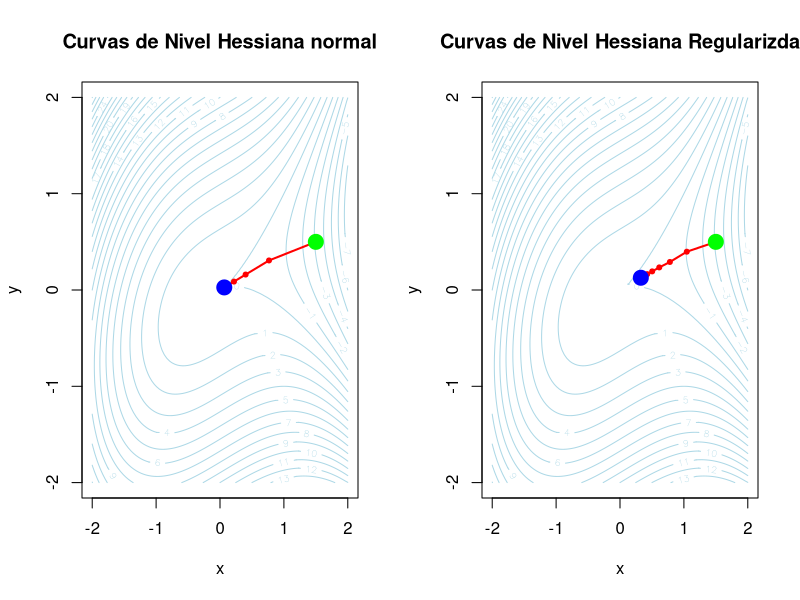
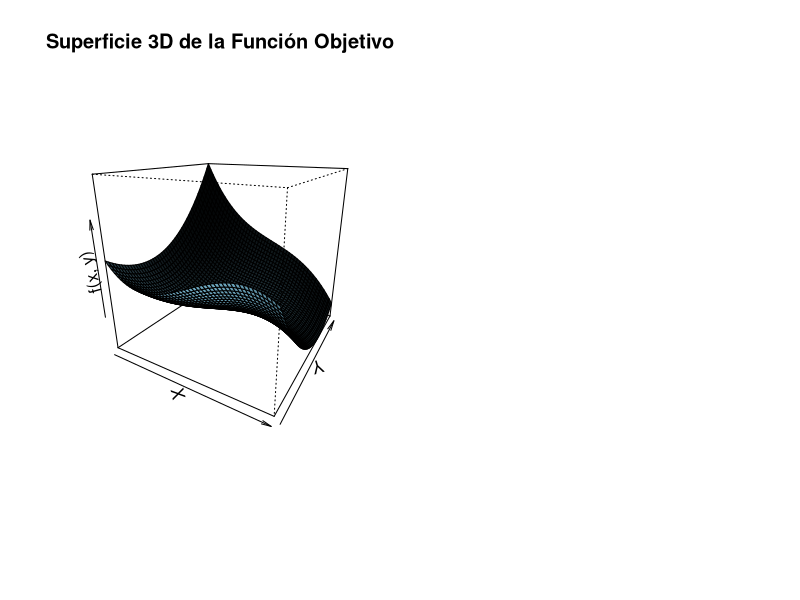

These charts were generated, in order, by the following R code:
# Definimos la función objetivo
f <- function(x) {
  return(0.5*(x[1]**2)  + 2.5*(x[2]**2) -2*x[1]*x[2]  - x[1]**3 )
}

#-------------------------------------------------------------------------------
# Definimos el vector gradiente de la función
gradiente_f <- function(x) {
  dx <- x[1] - 2*x[2] - 3*x[1]**2
  dy <- 5*x[2] - 2*x[1]
  return(c(dx, dy))
} 

#-------------------------------------------------------------------------------
# Definimos la matriz Hessiana de la función
hessiana_f <- function(x) {
  dxx <- 1 -6*x[1]
  dxy <- -2
  dyx <- -2
  dyy <- 5
  H <- matrix(c(dxx, dxy,
                dyx, dyy ), nrow = 2, byrow = TRUE)
  return(H)
}

#-------------------------------------------------------------------------------
# Definimos la matriz Hessiana regularizada de la función
hessiana_R <- function(x, delta = 1) {
  #llamamos a la hesiana normal
  H <- hessiana_f(x)
  #conseguimos los numeros de !!!VALORES PROPIOS!!!
  descomposicion <- eigen(H)
  
  # Ahora 'delta' está definido dentro del alcance de la función
  #C = Buscame el valor maximo de(DESCOMPOSICION y DEALTA)   
  #Evitamos que sea exponencial
  c <- pmax(descomposicion$values, delta) 
  
  I <- diag(nrow(H))
  
  # Reconstruir la matriz regularizada
  H_reg <- H - c * I
  return(H_reg)
}

#-------------------------------------------------------------------------------
#-------------------------------------------------------------------------------

# Parámetros del algoritmo
valor_inicial <- c(1.5, 0.5)
tol <- 1e-6
max_inter <- 10000  # Aumentamos las iteraciones por si acaso, aunque no sean necesarias aquí
iteraciones <- 0
iteraciones_r <- 0


Puntos_minimos_a_buscar <- c(0.06666666,0.02666666)
#-------------------------------------------------------------------------------
# Bucle del método de Newton
x_k_h <- valor_inicial
x_k_r <- valor_inicial

# necesario para graficar Hessiana normal
historial_x_H <- numeric(0)
historial_y_H <- numeric(0)
historial_f_H <- numeric(0)

# necesario para graficar Hessiana regularizada
historial_x_R <- numeric(0)
historial_y_R <- numeric(0)
historial_f_R <- numeric(0)

#-------------------------------------------------------------------------------
#Hessiana regularizada
for (i in 1:max_inter) {
  
  #guardamos los parametros "nuevos" de Hessina regularizada
  historial_x_R <- c(historial_x_R, x_k_r[1])
  historial_y_R <- c(historial_y_R, x_k_r[2])
  historial_f_R <- c(historial_f_R, f(x_k_r))
  
  iteraciones_r <- iteraciones_r + 1
  
  #-----------------------------------------------------------------------------
  # Calculamos el siguiente punto
  paso_newton_R <- solve(hessiana_R(x_k_r)) %*% gradiente_f(x_k_r) #H^-1 * F
  x_k1_r <- x_k_r - paso_newton_R  
  
  # Verificar si hay valores inválidos
  if (any(is.na(x_k1_r)) || any(is.infinite(x_k1_r))) {
    cat("Error: Valores inválidos en iteración", iteraciones_r, "\n")
    cat("x_k1_r =", x_k1_r, "\n")
    break
  }
  #print(paste(x_k1_r))
  
  #-----------------------------------------------------------------------------
  # Criterios de parada
  if (all(abs(gradiente_f(x_k1_r)) < tol) || all(abs(x_k1_r - x_k_r) < tol)) {
    #cat("Hessiana regularizada paró en iteración:", iteraciones_r, "\n")
    
    # Guardar punto final
    historial_x_R <- c(historial_x_R, x_k1_r[1])
    historial_y_R <- c(historial_y_R, x_k1_r[2])
    historial_f_R <- c(historial_f_R, f(x_k1_r))
    x_k_r <- x_k1_r
    break
  }
  
  #-----------------------------------------------------------------------------
  x_k_r <- x_k1_r
}

#Hessiana normal
for (i in 1:max_inter) {
  
  #guardamos los parametros "nuevos" de Hessina normal
  historial_x_H[i] <- x_k_h[1]
  historial_y_H[i] <- x_k_h[2]
  historial_f_H[i] <- f(x_k_h)
  
  iteraciones <- iteraciones + 1
  
  #-----------------------------------------------------------------------------
  # Calculamos el siguiente punto
  paso_newton_H <- solve(hessiana_f(x_k_h)) %*% gradiente_f(x_k_h) #H^-1 * F
  x_k1_h <- x_k_h - paso_newton_H                                  #X - (H^-1 * F)
  #-----------------------------------------------------------------------------
  
  # Criterios de parada
  if (all(abs(gradiente_f(x_k1_h)) < tol) || all(abs(x_k1_h - x_k_h) < tol)) {
    #cat("paramos en iteracion = ",iteraciones)
    break
  }
  
  #-----------------------------------------------------------------------------
  x_k_h <- x_k1_h
}

#-------------------------------------------------------------------------------
#-------------------------------------------------------------------------------
# Si no esta no funciona 
#------NO BORRAR---------
historial_x_H <- historial_x_H[1:i]
historial_y_H <- historial_y_H[1:i]
historial_f_H <- historial_f_H[1:i]

# Si no esta no funciona 
#------NO BORRAR---------
historial_x_R <- historial_x_R[1:i]
historial_y_R <- historial_y_R[1:i]
historial_f_R <- historial_f_R[1:i]

#-------------------------------------------------------------------------------
# 1. Curvas de nivel para Hessiana normal
x_seq_H <- seq(-2, 2, length.out = 100)
y_seq_H <- seq(-2, 2, length.out = 100)

# 1. Curvas de nivel para Hessiana Regularizada
x_seq_R <- seq(-2, 2, length.out = 100)
y_seq_R <- seq(-2, 2, length.out = 100)

#-------------------------------------------------------------------------------
#funcion para obtener Z
f_outer <- function(x, y) {
  return(0.5*x^2 + 2.5*y^2 - 2*x*y - x^3)
}

#-------------------------------------------------------------------------------
#creacion de marco de graficos
par(mfrow = c(1, 2))

#-------------------------------------------------------------------------------
#valor de Z
z_H <- outer(x_seq_H, y_seq_H, f_outer)
z_R <- outer(x_seq_R, y_seq_R, f_outer)

#-------------------------------------------------------------------------------
#Grafico de Hessina Normal
contour(x_seq_H, y_seq_H, z_H,  
        nlevels = 30, 
        col = "lightblue",
        xlab = "x", ylab = "y",
        main = "Curvas de Nivel Hessiana normal")

# Superponer trayectoria
lines(historial_x_H, historial_y_H, col = "red", lwd = 2)
points(historial_x_H, historial_y_H, pch = 20, col = "red", cex = 1)
points(historial_x_H[1], historial_y_H[1], pch = 19, col = "green", cex = 2)
points(historial_x_H[i], historial_y_H[i], pch = 19, col = "blue", cex = 2)

#-------------------------------------------------------------------------------
#Grafico de Hessina Regularizada
contour(x_seq_R, y_seq_R, z_R,  
        nlevels = 30, 
        col = "lightblue",
        xlab = "x", ylab = "y",
        main = "Curvas de Nivel Hessiana Regularizda")

# Superponer trayectoria
lines(historial_x_R, historial_y_R, col = "red", lwd = 2)
points(historial_x_R, historial_y_R, pch = 20, col = "red", cex = 1)
points(historial_x_R[1], historial_y_R[1], pch = 19, col = "green", cex = 2)
points(historial_x_R[i], historial_y_R[i], pch = 19, col = "blue", cex = 2)

#-------------------------------------------------------------------------------
#-------------------------------------------------------------------------------


# Definir el rango de valores para x e y
x_vals <- seq(-2, 2, length = 50)
y_vals <- seq(-2, 2, length = 50)

# Crear la función que outer() puede usar
f_3d <- function(x, y) {
  return(0.5*x^2 + 2.5*y^2 - 2*x*y - x^3)
}

# Crear la malla de valores Z
z <- outer(x_vals, y_vals, f_3d)

# Graficar la superficie 3D
persp(x_vals, y_vals, z,
      col = "skyblue",
      theta = 30, phi = 20,     # Ángulos de vista
      expand = 1,
      shade = 1.2,
      xlab = "X", ylab = "Y", zlab = "f(x, y)",
      main = "Superficie 3D de la Función Objetivo")


#-------------------------------------------------------------------------------
#-------------------------------------------------------------------------------

#Buscar la precicion del programa

# Valor real - optenido HESSIANA NORMAL
precicion_x_n <-abs((abs(Puntos_minimos_a_buscar[1]) - abs(historial_x_H)))
# error dividio en real
precicion_x_n <- mean(precicion_x_n / Puntos_minimos_a_buscar[1])
# 100% menos porcentaje ERROR
precicion_x_n <- 100 - precicion_x_n

# Valor real - optenido
precicion_y_n <-abs((abs(Puntos_minimos_a_buscar[2]) - abs(historial_y_H)))
# error dividio en real
precicion_y_n <- mean(precicion_y_n / Puntos_minimos_a_buscar[2])
# 100% menos porcentaje ERROR
precicion_y_n <- 100 - precicion_y_n

#-------------------------------------------------------------------------------

# Valor real - optenido HESSIANA REGULARIZADO
precicion_x_r <-abs((abs(Puntos_minimos_a_buscar[1]) - abs(historial_x_R)))
# error dividio en real
precicion_x_r <- mean(precicion_x_r / Puntos_minimos_a_buscar[1])
# 100% menos porcentaje ERROR
precicion_x_r <- 100 - precicion_x_r

# Valor real - optenido
precicion_y_r <-abs((abs(Puntos_minimos_a_buscar[2]) - abs(historial_y_R)))
# error dividio en real
precicion_y_r <- mean(precicion_y_r / Puntos_minimos_a_buscar[2])
# 100% menos porcentaje ERROR
precicion_y_r <- 100 - precicion_y_r
#-------------------------------------------------------------------------------
#-------------------------------------------------------------------------------

# Resultados
cat("\n=== RESULTADOS ===\n")
cat("\nHessiana Normal:\n")
cat("  Iteraciones:", iteraciones, "\n")
cat("  Mínimo encontrado en x:", x_k_h[1], "\n")
cat("  Precicio del valor X = ",precicion_x_n,"\n")
cat("  Mínimo encontrado en y:", x_k_h[2], "\n")
cat("  Precicion del valor Y = ",precicion_y_n,"\n")
cat("  Valor de la función:", f(x_k_h), "\n")

cat("\nHessiana Regularizada:\n")
cat("  Iteraciones:", iteraciones_r, "\n")
cat("  Mínimo encontrado en x:", x_k_r[1], "\n")
cat("  Precicion del valor X = ",precicion_x_r, "\n")
cat("  Mínimo encontrado en y:", x_k_r[2], "\n")
cat("  Precicion del valor Y = ",precicion_y_r, "\n")
cat("  Valor de la función:", f(x_k_r), "\n")